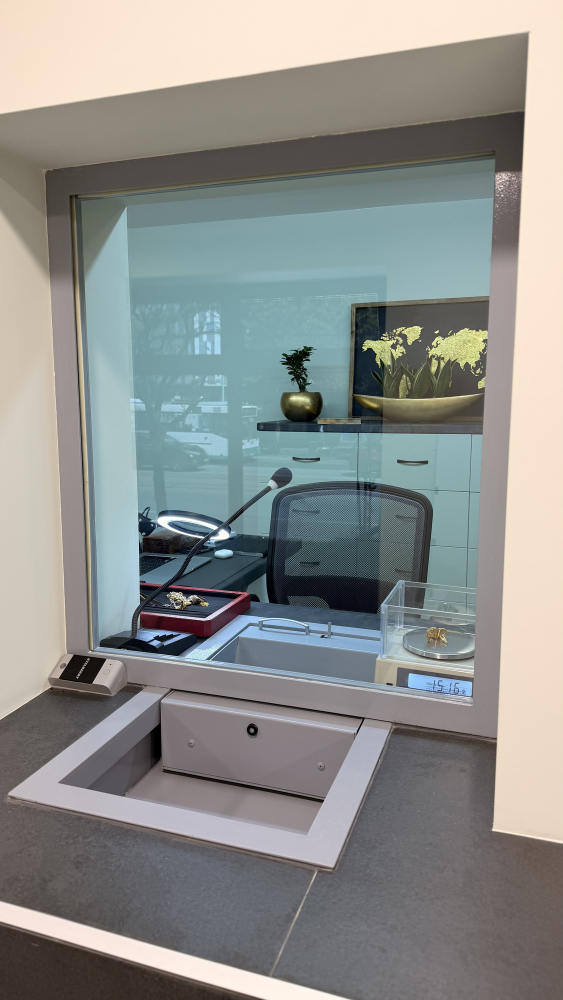
#> input picture client/src/assets/office/desk.jpg, 1125 x 2000 px (shown at 1/2 size)
$ python -i _import_new_photos.py   (imports and definitions only)
#> lines starting #> are read from the running program, lines starting #| are printed output that depends on the picture
#> further down, picture is the input picture: PIL image 1125x2000 RGB; mean R, G, B 141.1, 143.5, 140.1
"""Convert Ruslan's PNGs from «Новая папка» into web JPEGs (light + darkened dark)."""
from __future__ import annotations

import os
from pathlib import Path

from PIL import Image, ImageEnhance, ImageFilter

ROOT = Path(r"d:\calculated_gold")
SRC = ROOT / "Новая папка"
OUT = ROOT / "client" / "public" / "ru"
MAX_SIDE = 1920
JPEG_Q = 82


# [30 lines left out: functions find_src, load_rgb, fit, save_jpeg, not called in this run]


def make_dark(im: Image.Image) -> Image.Image:
    """Same frame, evening lighting — not a different crop."""
    out = ImageEnhance.Brightness(im).enhance(0.64)
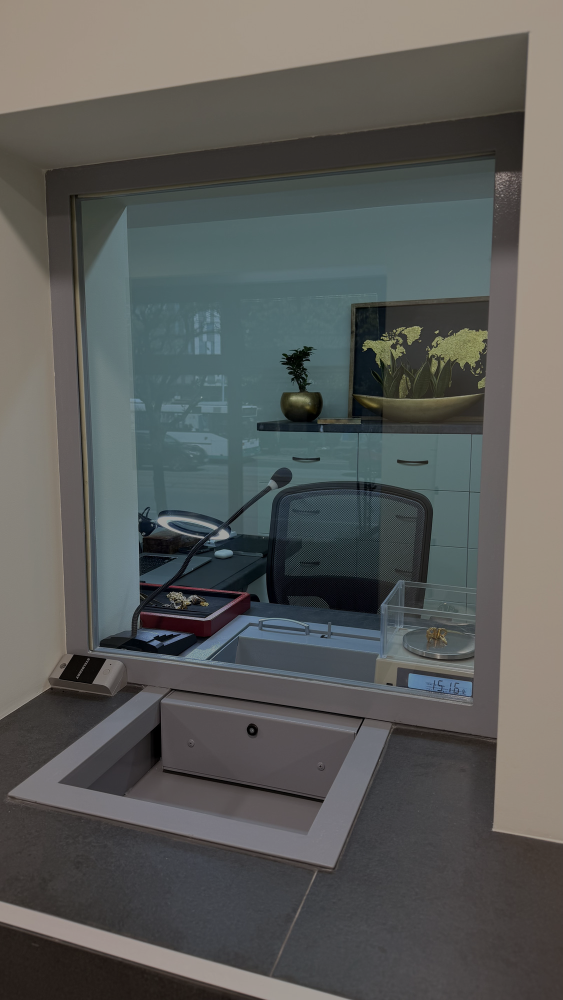
#> out: PIL image 1125x2000 RGB (shown at 1/2 size); mean R, G, B 89.8, 91.4, 89.2
    out = ImageEnhance.Contrast(out).enhance(1.12)
    out = ImageEnhance.Color(out).enhance(0.94)
    return out.filter(ImageFilter.SMOOTH)


# [21 lines left out: functions export_pair, main, not called in this run]


# [2 lines not run here, left out]

>>> from PIL import Image
>>> picture = Image.open('../client/src/assets/office/desk.jpg')
>>> result = make_dark(picture)
